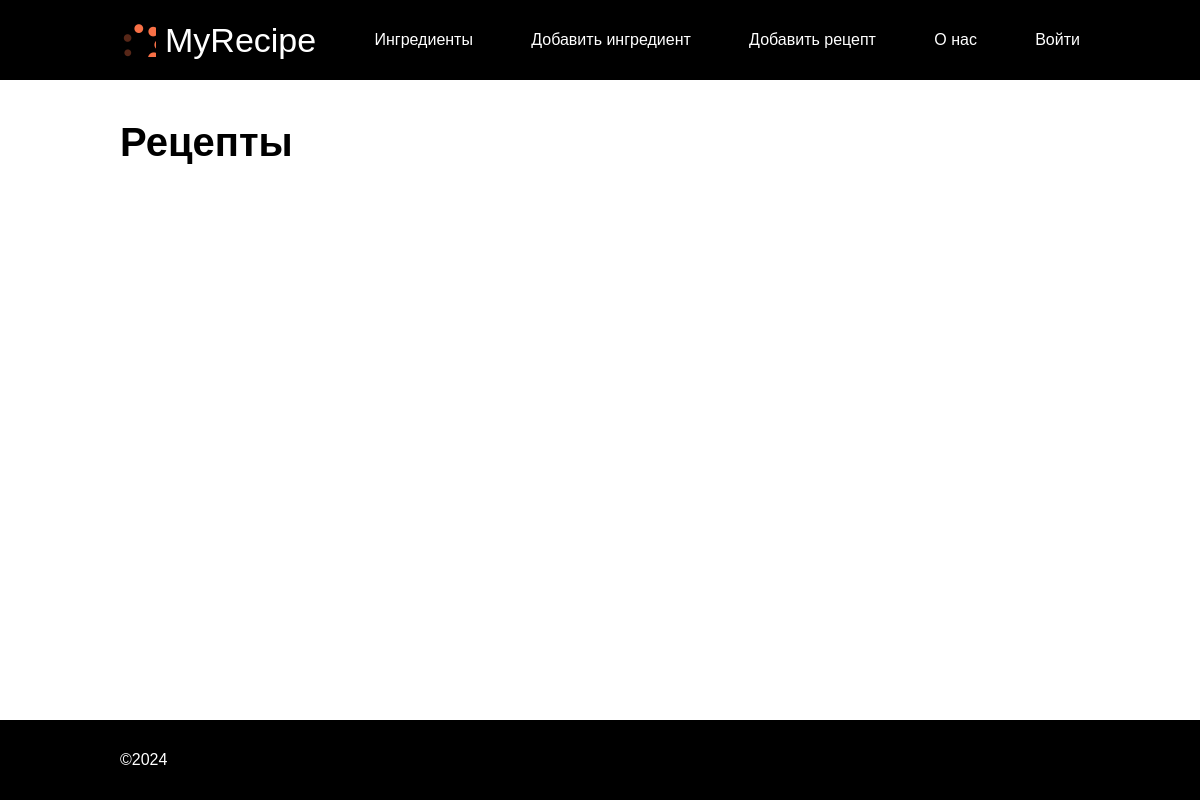
/, run on an earlier commit of the app's database.
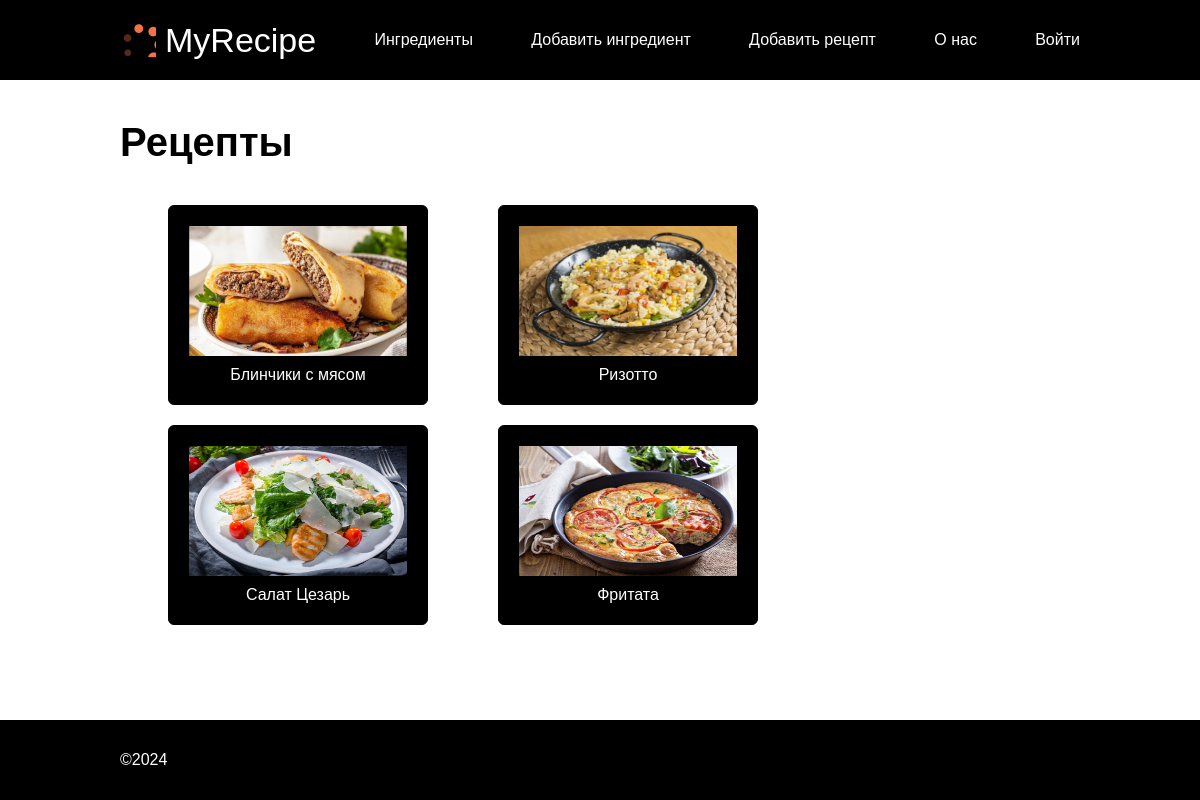
And on a later commit of the database.
### recipe_catalog/models.py (models this page shows, shortened)
class Recipe(models.Model):
    name = models.CharField(max_length=300)
    url = models.CharField(max_length=300)
    description = models.CharField(max_length=1000, default="описание")
    ingredients = models.ManyToManyField(Ingredient, through="RecipeIngredient")
    author = models.ForeignKey(User,
                               verbose_name='Автор рецепта',
                               on_delete=models.CASCADE, null=True
                               )
    class Meta:
        constraints = [
            models.UniqueConstraint(
                name="%(app_label)s_%(class)s_name_unique",
                fields=["name"],
            ),
        ]

### recipe_catalog/views.py (the view)
# urls.py: path('', index, name='index'),
def index(request):
    template_name = 'recipe_catalog/index.html'
    recipes = Recipe.objects.all().order_by('name')
    context = {
        'recipe_list': recipes
    }
    return render(request, template_name, context)

### templates/recipe_catalog/index.html (shortened to what this page needs)
{% extends "base.html" %}
{% block content %}
    <h1>Рецепты</h1>
     <ul class="recipes">
            {% for recipe in recipe_list %}
            {% load static %}
            <li class="recipes__item">
                <img class="recipes__item-img" src="{% static recipe.url %}" alt="{{recipe.name}}">
                <a class="recipes__item-link" href="{% url 'recipe_detail' recipe.id %}">{{ recipe.name }}</a>
            </li>
            {% endfor %}
     </ul>
{% endblock %}

### templates/base.html (shortened to what this page needs)
<!DOCTYPE html>
<html>
<head>
    {% load static %}
    <link rel="stylesheet" href="{% static 'css/reset.css' %}">
    <link rel="stylesheet" href="{% static 'css/styles.css' %}">
</head>
<body>
    <header>
        <div class="container header">
            <a class="header__link logo" href="{% url 'index'%}">MyRecipe</a>
            <a class="header__link" href="{% url 'ingredients'%}">Ингредиенты</a>
            <a class="header__link" href="{% url 'ingredient'%}">Добавить ингредиент</a>
            <a class="header__link" href="{% url 'recipe'%}">Добавить рецепт</a>
            <a class="header__link" href="{% url 'about'%}">О нас</a>
            {% if user.is_authenticated %}
                <form method="post" action="{% url 'logout' %}">
                    {% csrf_token %}
                    <input class="logout-button" type="submit" value="Выйти">
                </form>
            {% else %}
                <a class="header__link" href="{% url 'login' %}">Войти</a>
            {% endif %}
        </div>
    </header>
    <main>
        <div class="container">
            {% block content %}{% endblock %}
        </div>
    </main>
    <footer>
        <div class="container footer">&copy;2024</div>
    </footer>
</body>
</html>

### static/css/styles.css (style rules this page uses)
body { position: relative; font-family: Arial, sans-serif; min-height: 100vh; }
.container { max-width: 80%; margin: 0 auto; }
a { color: #000; }
h1 { font-size: 40px; margin: 40px 0; font-weight: 700; }
header { background-color: #000000; }
.header { display: flex; justify-content: space-between; align-items: center; min-height: 80px; }
main { padding-bottom: 100px; }
footer { position: absolute; left: 0; bottom: 0; width: 100%; background-color: #000000; margin-top: 100px; }
.header__link { color: #fff; font-size: 16px }
.logo { font-size: 34px; position: relative; margin: 0 0 0 45px; }
.logo:before { position: absolute; left: -45px; content: ""; width: 36px; height: 36px; background-image: url("../images/logo.svg"); }
.recipes { display: flex; flex-wrap: wrap; justify-content: flex-start; max-width: 90%; margin: 0 auto; }
.recipes__item { display: flex; flex-direction: column; align-items: center; width: 260px; min-height: 200px; border: 1px solid #000; margin: 0 70px 20px 0; padding:20px; box-sizing: border-box; border-radius: 6px; background-color: #000; }
.recipes__item-img { width: 218px; height: 130px; }
.recipes__item-link { color: #fff; margin: 10px 0 0; }
.footer { color: #fff; min-height: 80px; display: flex; align-items: center; }

What changed in the data, as far as the page shows it:
added Recipe: url (picture), name "Блинчики с мясом"
added Recipe: url (picture), name "Ризотто"
added Recipe: url (picture), name "Салат Цезарь"
added Recipe: url (picture), name "Фритата"
